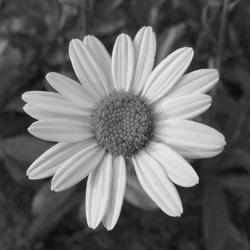
#> input picture samples/flower.jpg, 250 x 250 px
$ python histogram_equalization.py
#> lines starting #> are read from the running program, lines starting #| are printed output that depends on the picture
### src/classic_cv/images.py
"""Image loading, saving and conversion.

This is the only module that talks to OpenCV, and it only ever asks it to move
bytes between disk and a NumPy array.
"""

from pathlib import Path

import cv2
import numpy as np
from numpy.typing import NDArray

GrayImage = NDArray[np.uint8]
"""A 2-D 8-bit greyscale image, shape ``(height, width)``."""

ColourImage = NDArray[np.uint8]
"""A 3-D 8-bit BGR image, shape ``(height, width, 3)``."""

FloatImage = NDArray[np.float64]
"""An intermediate result that has not been clipped back to 0-255 yet."""


def load_grayscale(path: Path | str) -> GrayImage:
    """Read an image from disk as 8-bit greyscale.

    Raises:
        FileNotFoundError: if the file is missing or is not an image OpenCV can
            decode. OpenCV signals both by returning ``None``, which is easy to
            miss and produces a confusing error much later.
    """
    image = cv2.imread(str(path), cv2.IMREAD_GRAYSCALE)
#> image is the input picture: shape (250, 250); min 1, max 244, mean 102.8
#| flower.jpg: 250x250, intensities 1-244
    if image is None:
        raise FileNotFoundError(f"could not read an image from {path}")
    return np.asarray(image, dtype=np.uint8)


# [6 lines left out: function load_colour, not called in this run]


def save(path: Path | str, image: NDArray[np.uint8]) -> Path:
    """Write an image to disk, creating the parent directory if needed."""
    destination = Path(path)
    destination.parent.mkdir(parents=True, exist_ok=True)
    if not cv2.imwrite(str(destination), image):
        raise OSError(f"could not write an image to {destination}")
    return destination


# [20 lines left out: functions to_uint8, normalise, not called in this run]

### src/classic_cv/histogram.py
"""Histograms, equalisation and contrast stretching.

Both operations here are lookup tables. Work out one value for each of the 256
possible grey levels, then apply the table to the whole image at once -- which
is why neither function needs to loop over pixels.
"""

import numpy as np
from numpy.typing import NDArray

from classic_cv.images import GrayImage

Counts = NDArray[np.int64]


def histogram(image: GrayImage, bins: int = 256) -> Counts:
    """Count how many pixels fall into each intensity bin.

    Written with :func:`numpy.bincount` rather than a Python loop, but it is
    the same tally: walk the pixels, add one to the bin you land in.
    """
    if bins < 1 or 256 % bins != 0:
        raise ValueError(f"bins must divide 256, got {bins}")
    scale = 256 // bins
    flat = np.asarray(image, dtype=np.uint8).ravel() // scale
    return np.bincount(flat, minlength=bins).astype(np.int64)


def cumulative_distribution(counts: Counts) -> Counts:
    """The running total of a histogram: how many pixels are this dark or darker."""
    return np.cumsum(counts).astype(np.int64)


def equalise(image: GrayImage) -> GrayImage:
    """Spread the intensities out so the histogram is as flat as it can be.

    The classic formula. Take the cumulative distribution, ignore the empty
    levels below the darkest pixel present, and stretch what is left across the
    full 0-255 range:

        ``lut[v] = round(255 * (cdf[v] - cdf_min) / (pixels - cdf_min))``

    An image where the intensities are bunched into a narrow band comes out
    using the whole range, which is why a flat, hazy photograph gains contrast.
    ``cv2.equalizeHist`` computes the same table; the test suite checks the two
    against each other.
    """
    source = np.asarray(image, dtype=np.uint8)
    counts = histogram(source)
#> counts = 256 values, max 990 at index 48, min 0 at index 0, mean 244.1
    cdf = cumulative_distribution(counts)
#> cdf = 256 values from 0 to 62500

    total = int(cdf[-1])
#> total = 62500
    if total == 0:
        return source.copy()

    # The first non-empty level. Subtracting it is what pins the darkest pixel
    # present to 0 instead of leaving a gap at the bottom of the range.
    occupied = cdf[counts > 0]
#> occupied = 234 values from 1 to 62500
    cdf_min = int(occupied[0])
#> cdf_min = 1
    if total == cdf_min:
        # Every pixel has the same value; there is nothing to spread out.
        return source.copy()

    lut = np.rint((cdf - cdf_min) * (255.0 / (total - cdf_min))).astype(np.uint8)
#> lut = 256 values from 0 to 255
    return lut[source]
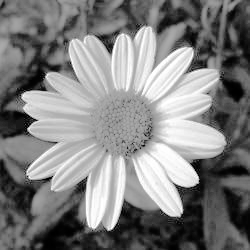
#> returned value: shape (250, 250); min 0, max 255, mean 128.5


def stretch_contrast(
    image: GrayImage, low: int | None = None, high: int | None = None
) -> GrayImage:
    """Linearly rescale the intensity range so ``low`` becomes 0 and ``high`` becomes 255.

    The simpler cousin of :func:`equalise`: it moves the two ends of the range
    without changing the shape of the histogram in between.

    Three details decide whether it works. The scale factor is 255, not 256,
    or pure white comes out one level short. The result is rounded before it
    goes back into a ``uint8`` array rather than truncated into one. And it is
    clipped, because without clipping a pixel outside ``[low, high]`` wraps
    around and a shadow comes back bright white.

    Args:
        image: the greyscale image to stretch.
        low: intensity mapped to 0. Defaults to the image's darkest pixel.
        high: intensity mapped to 255. Defaults to the image's brightest pixel.
    """
    source = np.asarray(image, dtype=np.uint8)
    low = int(np.min(source)) if low is None else low
#> low = 1
    high = int(np.max(source)) if high is None else high
#> high = 244

    if high <= low:
        raise ValueError(f"high must be greater than low, got low={low} high={high}")

    levels = np.arange(256, dtype=np.float64)
    lut = np.clip(np.rint((levels - low) * (255.0 / (high - low))), 0, 255).astype(np.uint8)
#> lut = 256 values from 0 to 255
    return lut[source]

### examples/histogram_equalization.py
#!/usr/bin/env python3
"""Histogram equalisation and contrast stretching.

Plots the histogram of a greyscale image, equalises it with a hand-written
lookup table, stretches its contrast, and saves a side-by-side comparison
against OpenCV's own ``equalizeHist`` so the two can be judged against each
other.

    python examples/histogram_equalization.py
    python examples/histogram_equalization.py --image samples/puppy.jpg --show
"""

from __future__ import annotations

import argparse
from pathlib import Path

import matplotlib
import numpy as np

from classic_cv import equalise, histogram, load_grayscale, save, stretch_contrast

ROOT = Path(__file__).resolve().parents[1]
DEFAULT_IMAGE = ROOT / "samples" / "flower.jpg"
DEFAULT_OUTPUT = ROOT / "output" / "histogram_equalization"


def plot_histograms(images: dict[str, np.ndarray], destination: Path, show: bool) -> None:
    """Draw one histogram per image, stacked, sharing an x axis."""
#> called with show = False
    import matplotlib.pyplot as plt

    figure, axes = plt.subplots(len(images), 1, figsize=(8, 3 * len(images)), sharex=True)
    for axis, (title, image) in zip(np.atleast_1d(axes), images.items(), strict=True):
        axis.bar(np.arange(256), histogram(image), width=1.0, color="black")
        axis.set_title(title)
        axis.set_ylabel("pixels")
#> this loop made 3 passes
#> title on passes 1 to 3: 'original', 'equalised (hand-written)', 'contrast stretched'
    np.atleast_1d(axes)[-1].set_xlabel("intensity")
    axis.set_xlim(0, 255)

    figure.tight_layout()
    destination.parent.mkdir(parents=True, exist_ok=True)
    figure.savefig(destination, dpi=120)
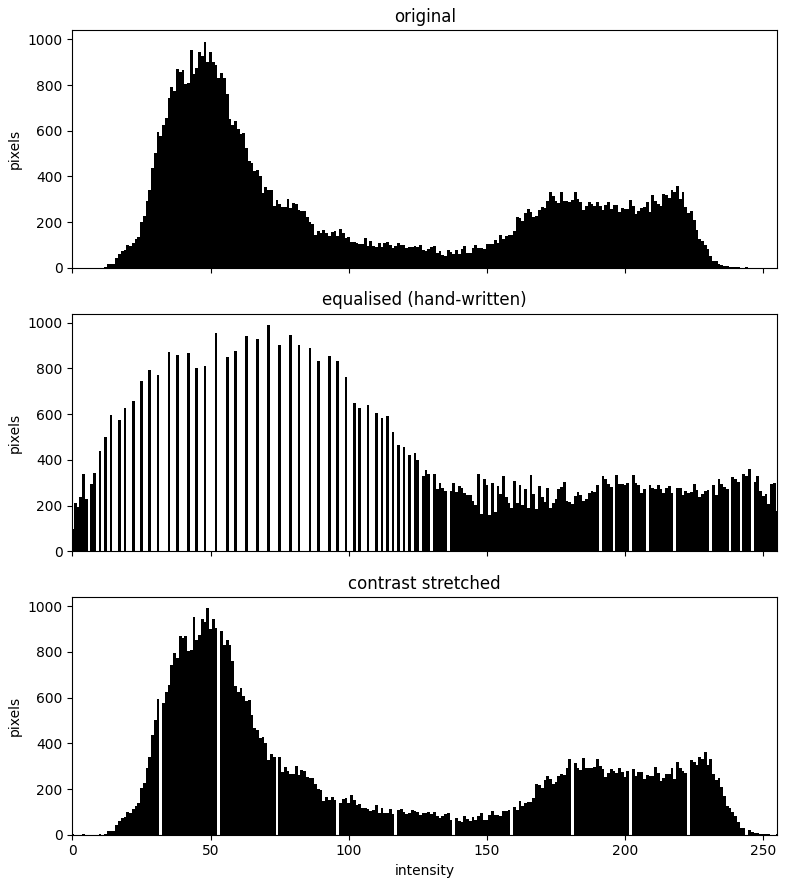
#> figure drawn by matplotlib, 3 panels; panel 3: tallest bar 990 high, from x = 48.5 to 49.5
    print(f"wrote {destination}")
    if show:
        plt.show()
    plt.close(figure)


def main() -> None:
    parser = argparse.ArgumentParser(
        description=__doc__, formatter_class=argparse.RawDescriptionHelpFormatter
    )
    parser.add_argument(
        "--image", type=Path, default=DEFAULT_IMAGE, help="greyscale image to analyse"
    )
    parser.add_argument(
        "--output", type=Path, default=DEFAULT_OUTPUT, help="where to write results"
    )
    parser.add_argument("--show", action="store_true", help="open the plots in a window as well")
    args = parser.parse_args()

    if not args.show:
        # Nothing to display to: pick the backend that renders straight to file.
        matplotlib.use("Agg")

    import cv2

    original = load_grayscale(args.image)
    print(
        f"{args.image.name}: {original.shape[1]}x{original.shape[0]}, "
        f"intensities {original.min()}-{original.max()}"
    )

    equalised = equalise(original)
    stretched = stretch_contrast(original)

    plot_histograms(
        {
            "original": original,
            "equalised (hand-written)": equalised,
            "contrast stretched": stretched,
        },
        args.output / "histograms.png",
        args.show,
    )

    save(args.output / "equalised.png", equalised)
    save(args.output / "stretched.png", stretched)

    # The point of the comparison: our lookup table against the library's.
    reference = cv2.equalizeHist(original)
    difference = int(np.max(np.abs(equalised.astype(int) - reference.astype(int))))
#> difference = 0
    print(f"largest disagreement with cv2.equalizeHist: {difference} grey level(s)")
#| largest disagreement with cv2.equalizeHist: 0 grey level(s)

    comparison = np.hstack((original, equalised, reference))
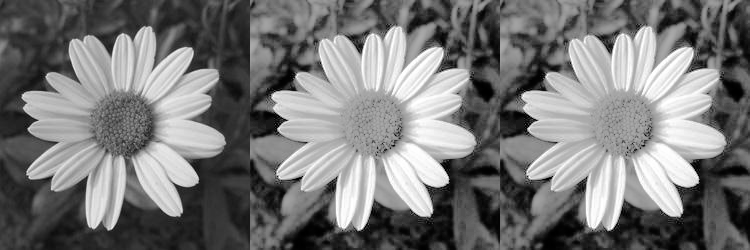
#> comparison: shape (250, 750); min 0, max 255, mean 119.9
    save(args.output / "comparison.png", comparison)
    print(f"wrote {args.output / 'comparison.png'} (original | ours | OpenCV)")


if __name__ == "__main__":
    main()

$ run again, with samples/puppy.jpg copied over samples/flower.jpg
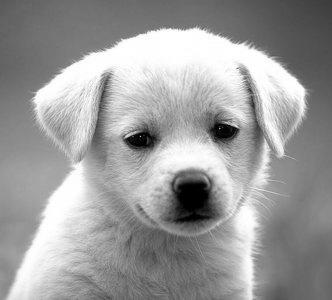
#> input picture samples/puppy.jpg, 332 x 300 px
#> in load_grayscale, image is the input picture: shape (300, 332); min 0, max 255, mean 155.7
#| flower.jpg: 332x300, intensities 0-255
#> counts = 256 values, max 2737 at index 254, min 12 at index 58, mean 389.1
#> cdf = 256 values from 490 to 99600
#> total = 99600
#> occupied = 256 values from 490 to 99600
#> cdf_min = 490
#> in equalise, `lut = np.rint((cdf - cdf_min) * (255.0 / (total - cdf_min))).astype(np..`: lut = 256 values from 0 to 255
#> low = 0
#> high = 255
#> in stretch_contrast, `lut = np.clip(np.rint((levels - low) * (255.0 / (high - low))), 0, 255..`: lut = 256 values from 0 to 255
#> the loop in plot_histograms, `for axis, (title, image) in zip(np.atleast_1d(axes), images.items(), s..` made 3 passes
#> title on passes 1 to 3: 'original', 'equalised (hand-written)', 'contrast stretched'
#> in plot_histograms, `figure.savefig(destination, dpi=120)`:
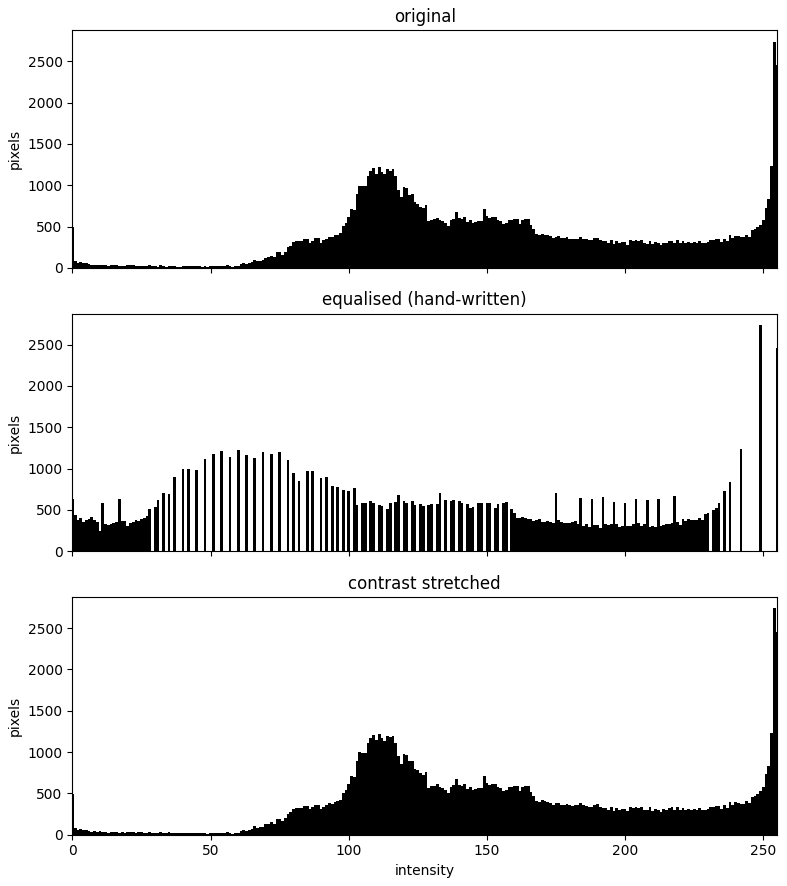
#> figure drawn by matplotlib, 3 panels; panel 3: tallest bar 2737 high, from x = 253.5 to 254.5
#> difference = 0
#| largest disagreement with cv2.equalizeHist: 0 grey level(s)
#> in main, `comparison = np.hstack((original, equalised, reference))`:
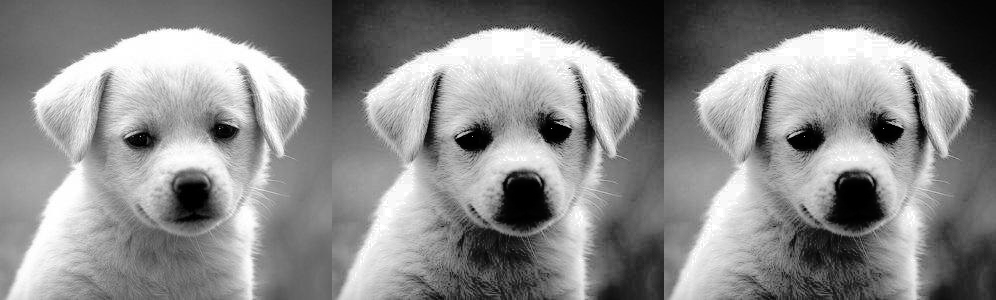
#> comparison: shape (300, 996); min 0, max 255, mean 137.1

$ run again, with samples/coin.png saved as samples/flower.jpg
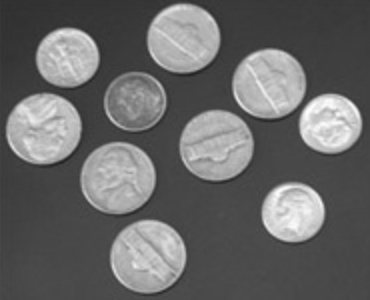
#> input picture samples/coin.png, 370 x 300 px
#> in load_grayscale, image is the input picture: shape (300, 370); min 35, max 254, mean 104.6
#| flower.jpg: 370x300, intensities 35-254
#> counts = 256 values, max 6478 at index 72, min 0 at index 0, mean 433.6
#> cdf = 256 values from 0 to 111000
#> total = 111000
#> occupied = 220 values from 2 to 111000
#> cdf_min = 2
#> in equalise, `lut = np.rint((cdf - cdf_min) * (255.0 / (total - cdf_min))).astype(np..`: lut = 256 values from 0 to 255
#> low = 35
#> high = 254
#> in stretch_contrast, `lut = np.clip(np.rint((levels - low) * (255.0 / (high - low))), 0, 255..`: lut = 256 values from 0 to 255
#> the loop in plot_histograms, `for axis, (title, image) in zip(np.atleast_1d(axes), images.items(), s..` made 3 passes
#> title on passes 1 to 3: 'original', 'equalised (hand-written)', 'contrast stretched'
#> in plot_histograms, `figure.savefig(destination, dpi=120)`:
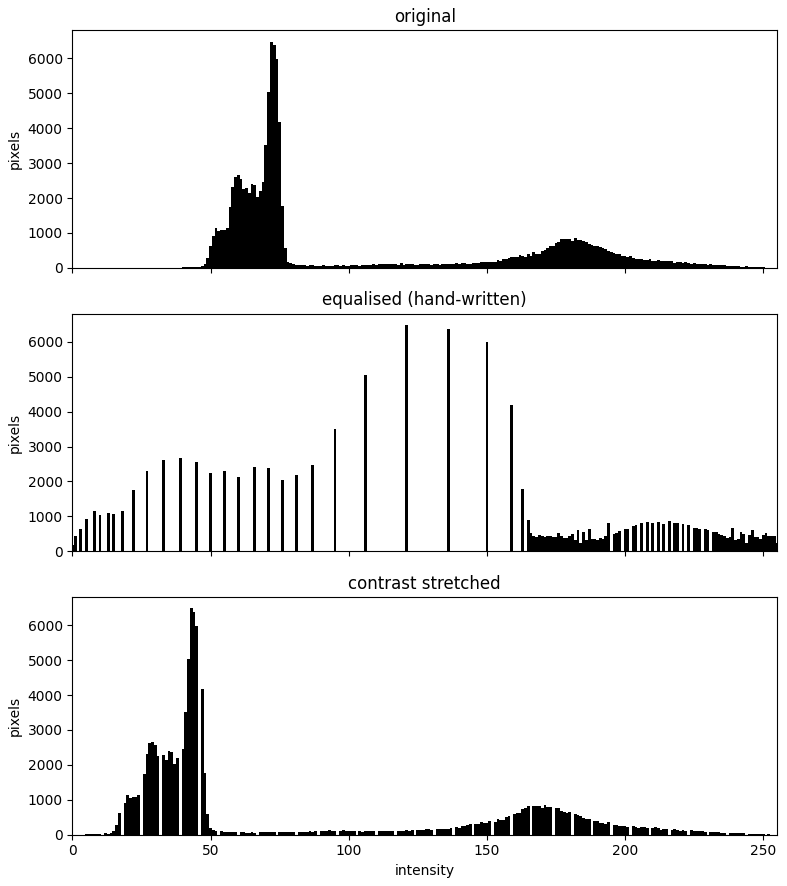
#> figure drawn by matplotlib, 3 panels; panel 3: tallest bar 6478 high, from x = 42.5 to 43.5
#> difference = 0
#| largest disagreement with cv2.equalizeHist: 0 grey level(s)
#> in main, `comparison = np.hstack((original, equalised, reference))`:
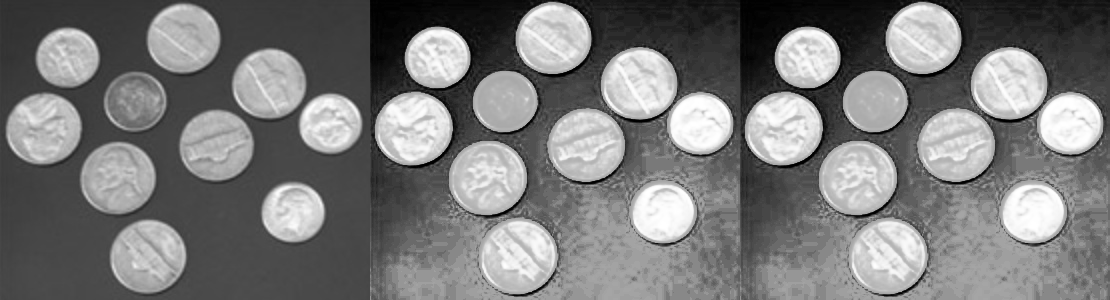
#> comparison: shape (300, 1110); min 0, max 255, mean 121.8

$ run again, with samples/ebay.png saved as samples/flower.jpg
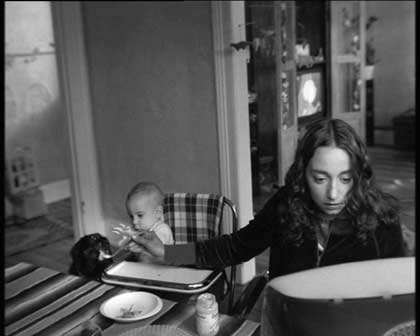
#> input picture samples/ebay.png, 420 x 336 px
#> in load_grayscale, image is the input picture: shape (336, 420); min 0, max 255, mean 84.2
#| flower.jpg: 420x336, intensities 0-255
#> counts = 256 values, max 2178 at index 94, min 7 at index 255, mean 551.2
#> cdf = 256 values from 132 to 141120
#> total = 141120
#> occupied = 256 values from 132 to 141120
#> cdf_min = 132
#> in equalise, `lut = np.rint((cdf - cdf_min) * (255.0 / (total - cdf_min))).astype(np..`: lut = 256 values from 0 to 255
#> low = 0
#> high = 255
#> in stretch_contrast, `lut = np.clip(np.rint((levels - low) * (255.0 / (high - low))), 0, 255..`: lut = 256 values from 0 to 255
#> the loop in plot_histograms, `for axis, (title, image) in zip(np.atleast_1d(axes), images.items(), s..` made 3 passes
#> title on passes 1 to 3: 'original', 'equalised (hand-written)', 'contrast stretched'
#> in plot_histograms, `figure.savefig(destination, dpi=120)`:
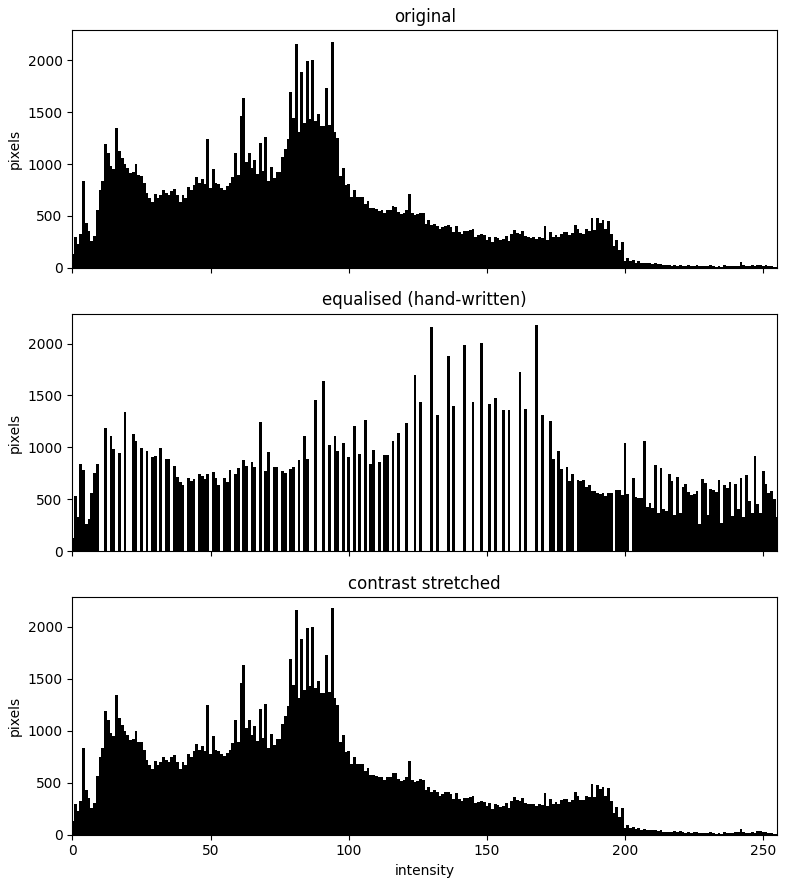
#> figure drawn by matplotlib, 3 panels; panel 3: tallest bar 2178 high, from x = 93.5 to 94.5
#> difference = 0
#| largest disagreement with cv2.equalizeHist: 0 grey level(s)
#> in main, `comparison = np.hstack((original, equalised, reference))`:
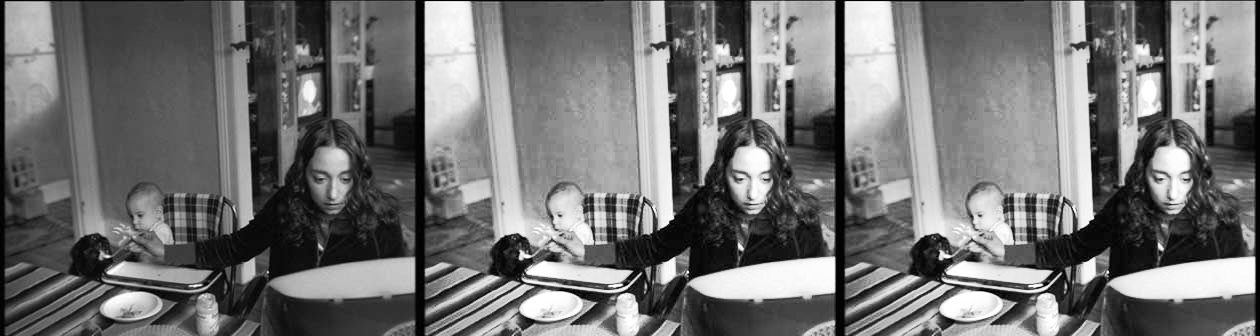
#> comparison: shape (336, 1260); min 0, max 255, mean 113.5
